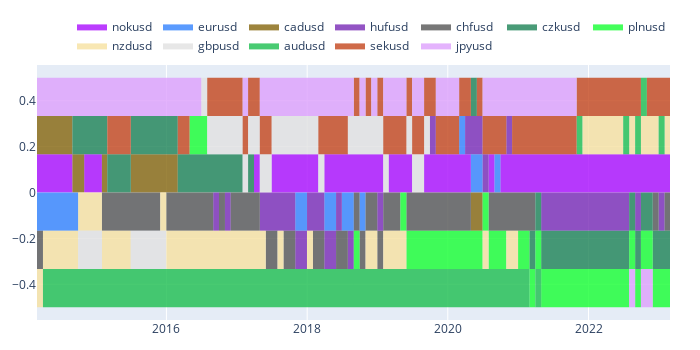

Notebook cell for this chart:
### Code cell
fig = pf['2014':].plot().show()
# import plotly.io as pio
# pio.write_image(fig, 'image.png',scale=6, width=1080/1.5, height=1080/3)
